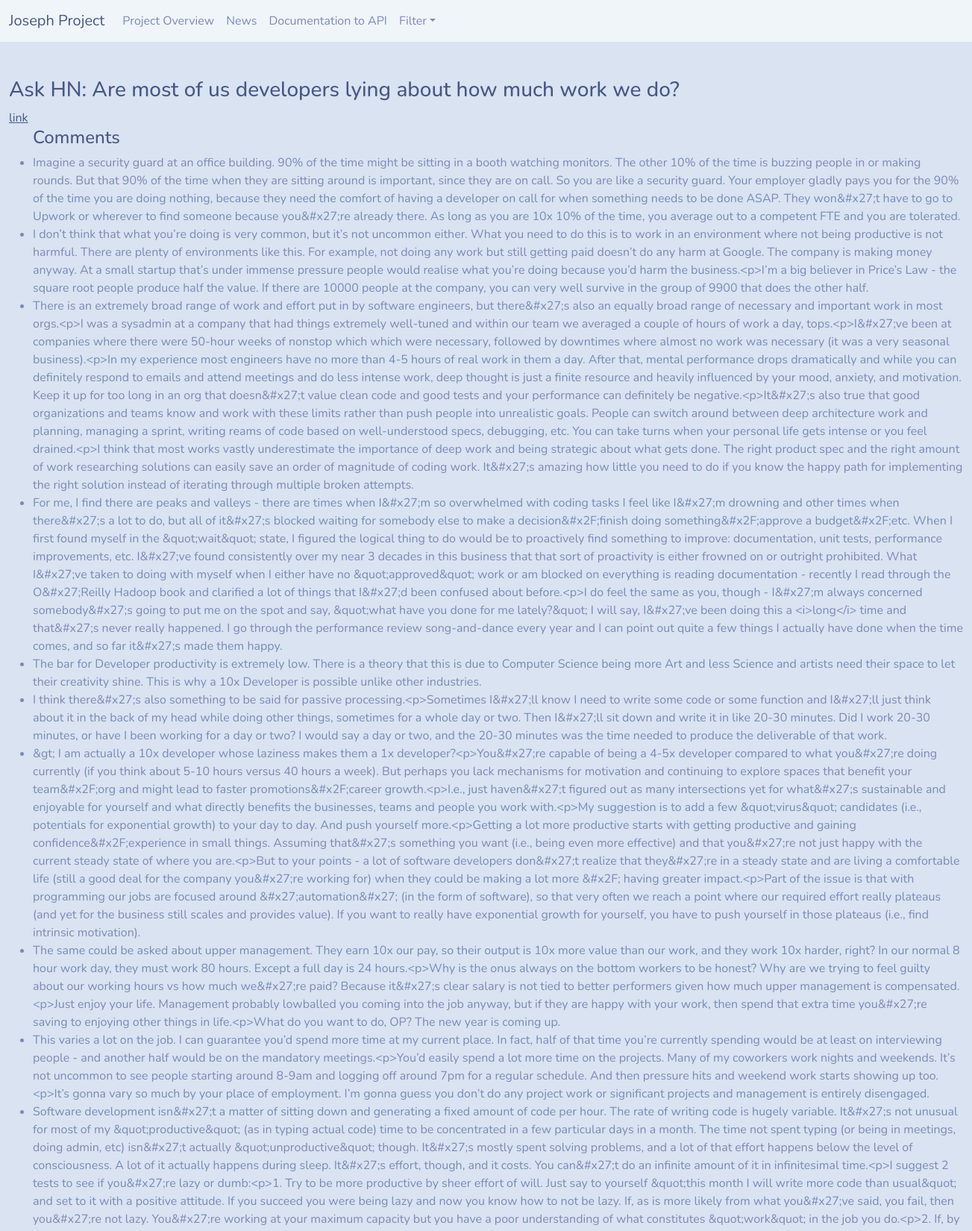
The page /news/news/d/29581125 (upper part) on the database its author committed.
### news/models.py (models this page shows)
class News(models.Model):
  id1=models.IntegerField(primary_key=True)
  title=models.CharField(max_length=256,null=True)
  type1=models.CharField(max_length=256)
  url=models.CharField(max_length=256,null=True,blank=True)
  by=models.CharField(max_length=256)
  api=models.BooleanField(default=True)

class Comment(models.Model):
  id1=models.IntegerField(primary_key=True)
  text=models.CharField(max_length=256,null=True,blank=True)
  type1=models.CharField(max_length=256,null=True,blank=True)
  news=models.ForeignKey(to=News, on_delete=models.CASCADE)
  by=models.CharField(max_length=256,null=True,blank=True)

### news/views.py (the view)
# urls.py: path('news/d/<int:_id>', NewsDetailView, name='news_d'),
def NewsDetailView(request,_id):
    data =News.objects.get(id1 =_id)
    comments = Comment.objects.filter(news = data)
    context = {
            'data':data,
            'comments':comments
        }
    return render(request,'detail.html',context)

### templates/detail.html (shortened to what this page needs)
{% load static %}
<link rel="stylesheet" href="{% static 'css/bootstrap.min.css' %}">
<nav class="navbar navbar-expand-lg navbar-light bg-light mb-5">
  <div class="container-fluid">
    <a class="navbar-brand" href="#">Joseph Project</a>
    <div class="collapse navbar-collapse" id="navbarColor03">
      <ul class="navbar-nav me-auto">
        <li class="nav-item">
          <a class="nav-link" href="https://hackerapi.josephtobi.repl.co">Project Overview
          </a>
        </li>
        <li class="nav-item">
          <a class="nav-link" href="https://hackerapi.josephtobi.repl.co/news/news/">News
          </a>
        </li>
        <li class="nav-item">
          <a class="nav-link" href="https://hackerapi.josephtobi.repl.co/swagger/">Documentation to API</a>
        </li>
        <li class="nav-item dropdown">
          <a class="nav-link dropdown-toggle" data-bs-toggle="dropdown" href="#" role="button" aria-haspopup="true" aria-expanded="false">Filter</a>
        </li>
      </ul>
    </div>
  </div>
</nav>
<div class="container-fluid">
  <h3>{{data.title}}</h3>
  <a href={{data.url}}>link</a>
 <ul>
   <h4>Comments</h4>
   {% for j in comments %}
    <li>{{j.text}}</li>
    {% empty %}
    <li> NO COMMENTS</li>
    {% endfor %}
 </ul>
</div>

### rows shown on the page
News: title "Ask HN: Are most of us developers lying about how much work we do?"
Comment: text "Imagine a security guard at an office building. 90% of the time might be sitting in a booth watching monitors. The other 10% of the time is buzzing people in or making rounds. But that 90% of the time when they are sitting around is important, since they are on call. So you are like a security guard. Your employer gladly pays you for the 90% of the time you are doing nothing, because they need the comfort of having a developer on call for when something needs to be done ASAP. They won&#x27;t have to go to Upwork or wherever to find someone because you&#x27;re already there. As long as you are 10x 10% of the time, you average out to a competent FTE and you are tolerated."
Comment: text "I don’t think that what you’re doing is very common, but it’s not uncommon either. What you need to do this is to work in an environment where not being productive is not harmful. There are plenty of environments like this. For example, not doing any work but still getting paid doesn’t do any harm at Google. The company is making money anyway. At a small startup that’s under immense pressure people would realise what you’re doing because you’d harm the business.<p>I’m a big believer in Price’s Law - the square root people produce half the value. If there are 10000 people at the company, you can very well survive in the group of 9900 that does the other half."
Comment: text "There is an extremely broad range of work and effort put in by software engineers, but there&#x27;s also an equally broad range of necessary and important work in most orgs.<p>I was a sysadmin at a company that had things extremely well-tuned and within our team we averaged a couple of hours of work a day, tops.<p>I&#x27;ve been at companies where there were 50-hour weeks of nonstop which which were necessary, followed by downtimes where almost no work was necessary (it was a very seasonal business).<p>In my experience most engineers have no more than 4-5 hours of real work in them a day. After that, mental performance drops dramatically and while you can definitely respond to emails and…"
Comment: text "For me, I find there are peaks and valleys - there are times when I&#x27;m so overwhelmed with coding tasks I feel like I&#x27;m drowning and other times when there&#x27;s a lot to do, but all of it&#x27;s blocked waiting for somebody else to make a decision&#x2F;finish doing something&#x2F;approve a budget&#x2F;etc. When I first found myself in the &quot;wait&quot; state, I figured the logical thing to do would be to proactively find something to improve: documentation, unit tests, performance improvements, etc. I&#x27;ve found consistently over my near 3 decades in this business that that sort of proactivity is either frowned on or outright prohibited. What I&#x27;ve taken to doing with…"
Comment: text "The bar for Developer productivity is extremely low. There is a theory that this is due to Computer Science being more Art and less Science and artists need their space to let their creativity shine. This is why a 10x Developer is possible unlike other industries."
Comment: text "I think there&#x27;s also something to be said for passive processing.<p>Sometimes I&#x27;ll know I need to write some code or some function and I&#x27;ll just think about it in the back of my head while doing other things, sometimes for a whole day or two. Then I&#x27;ll sit down and write it in like 20-30 minutes. Did I work 20-30 minutes, or have I been working for a day or two? I would say a day or two, and the 20-30 minutes was the time needed to produce the deliverable of that work."
Comment: text "&gt; I am actually a 10x developer whose laziness makes them a 1x developer?<p>You&#x27;re capable of being a 4-5x developer compared to what you&#x27;re doing currently (if you think about 5-10 hours versus 40 hours a week). But perhaps you lack mechanisms for motivation and continuing to explore spaces that benefit your team&#x2F;org and might lead to faster promotions&#x2F;career growth.<p>I.e., just haven&#x27;t figured out as many intersections yet for what&#x27;s sustainable and enjoyable for yourself and what directly benefits the businesses, teams and people you work with.<p>My suggestion is to add a few &quot;virus&quot; candidates (i.e., potentials for exponential growth) to your…"
Comment: text "The same could be asked about upper management. They earn 10x our pay, so their output is 10x more value than our work, and they work 10x harder, right? In our normal 8 hour work day, they must work 80 hours. Except a full day is 24 hours.<p>Why is the onus always on the bottom workers to be honest? Why are we trying to feel guilty about our working hours vs how much we&#x27;re paid? Because it&#x27;s clear salary is not tied to better performers given how much upper management is compensated.<p>Just enjoy your life. Management probably lowballed you coming into the job anyway, but if they are happy with your work, then spend that extra time you&#x27;re saving to enjoying other things in…"
Comment: text "This varies a lot on the job. I can guarantee you’d spend more time at my current place. In fact, half of that time you’re currently spending would be at least on interviewing people - and another half would be on the mandatory meetings.<p>You’d easily spend a lot more time on the projects. Many of my coworkers work nights and weekends. It’s not uncommon to see people starting around 8-9am and logging off around 7pm for a regular schedule. And then pressure hits and weekend work starts showing up too.<p>It’s gonna vary so much by your place of employment. I’m gonna guess you don’t do any project work or significant projects and management is entirely disengaged."
